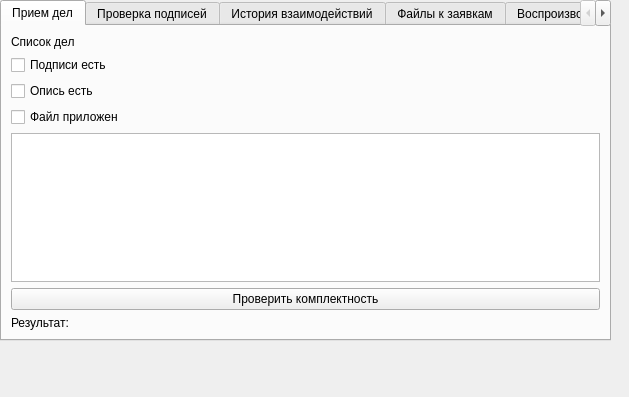
<?xml version="1.0" encoding="UTF-8"?>
<ui version="4.0">
 <class>MainWindow</class>
 <widget class="QMainWindow" name="MainWindow">
  <property name="geometry">
   <rect>
    <x>0</x>
    <y>0</y>
    <width>629</width>
    <height>397</height>
   </rect>
  </property>
  <property name="windowTitle">
   <string>Электронные документы</string>
  </property>
  <widget class="QWidget" name="centralwidget">
   <widget class="QTabWidget" name="tabWidget_add_user">
    <property name="geometry">
     <rect>
      <x>0</x>
      <y>0</y>
      <width>611</width>
      <height>341</height>
     </rect>
    </property>
    <property name="currentIndex">
     <number>0</number>
    </property>
    <widget class="QWidget" name="tab_reception">
     <attribute name="title">
      <string>Прием дел</string>
     </attribute>
     <layout class="QVBoxLayout" name="verticalLayout_1">
      <item>
       <widget class="QLabel" name="labelReception">
        <property name="text">
         <string>Список дел</string>
        </property>
       </widget>
      </item>
      <item>
       <widget class="QCheckBox" name="checkBox_podpis">
        <property name="text">
         <string>Подписи есть</string>
        </property>
       </widget>
      </item>
      <item>
       <widget class="QCheckBox" name="checkBox_opis">
        <property name="text">
         <string>Опись есть</string>
        </property>
       </widget>
      </item>
      <item>
       <widget class="QCheckBox" name="checkBox_file">
        <property name="text">
         <string>Файл приложен</string>
        </property>
       </widget>
      </item>
      <item>
       <widget class="QTableWidget" name="tableReception"/>
      </item>
      <item>
       <widget class="QPushButton" name="btnCheckCompleteness">
        <property name="text">
         <string>Проверить комплектность</string>
        </property>
       </widget>
      </item>
      <item>
       <widget class="QLabel" name="labelResultReception">
        <property name="text">
         <string>Результат:</string>
        </property>
       </widget>
      </item>
     </layout>
    </widget>
    <widget class="QWidget" name="tab_signatures">
     <attribute name="title">
      <string>Проверка подписей</string>
     </attribute>
     <layout class="QVBoxLayout" name="verticalLayout_2">
      <item>
       <widget class="QListWidget" name="listSignatures"/>
      </item>
      <item>
       <widget class="QTextBrowser" name="textSignatureDetail"/>
      </item>
      <item>
       <widget class="QPushButton" name="btnRefreshSignatures">
        <property name="text">
         <string>Обновить список</string>
        </property>
       </widget>
      </item>
     </layout>
    </widget>
    <widget class="QWidget" name="tab_history">
     <attribute name="title">
      <string>История взаимодействий</string>
     </attribute>
     <layout class="QVBoxLayout" name="verticalLayout_3">
      <item>
       <widget class="QComboBox" name="comboDepartments"/>
      </item>
      <item>
       <widget class="QTableWidget" name="tableHistory"/>
      </item>
      <item>
       <widget class="QTextEdit" name="textHistory"/>
      </item>
     </layout>
    </widget>
    <widget class="QWidget" name="tab_files">
     <attribute name="title">
      <string>Файлы к заявкам</string>
     </attribute>
     <layout class="QVBoxLayout" name="verticalLayout_4">
      <item>
       <widget class="QComboBox" name="comboRequests"/>
      </item>
      <item>
       <widget class="QListWidget" name="listFiles"/>
      </item>
      <item>
       <widget class="QPushButton" name="btnAddFile">
        <property name="text">
         <string>Добавить файл</string>
        </property>
       </widget>
      </item>
      <item>
       <widget class="QPushButton" name="btnRemoveFile">
        <property name="text">
         <string>Удалить выбранный</string>
        </property>
       </widget>
      </item>
     </layout>
    </widget>
    <widget class="QWidget" name="tab_reproducibility">
     <attribute name="title">
      <string>Воспроизводимость</string>
     </attribute>
     <layout class="QVBoxLayout" name="verticalLayout_5">
      <item>
       <widget class="QPushButton" name="btnLoadDoc">
        <property name="text">
         <string>Загрузить документ</string>
        </property>
       </widget>
      </item>
      <item>
       <widget class="QTextBrowser" name="textReproducibilityResult"/>
      </item>
     </layout>
    </widget>
    <widget class="QWidget" name="tab_response">
     <attribute name="title">
      <string>Ответные сообщения</string>
     </attribute>
     <layout class="QVBoxLayout" name="verticalLayout_6">
      <item>
       <widget class="QListWidget" name="listResponses"/>
      </item>
      <item>
       <widget class="QRadioButton" name="radioApprove">
        <property name="text">
         <string>Подтвердить</string>
        </property>
       </widget>
      </item>
      <item>
       <widget class="QRadioButton" name="radioReject">
        <property name="text">
         <string>Отказать</string>
        </property>
       </widget>
      </item>
      <item>
       <widget class="QTextEdit" name="textResponseComment"/>
      </item>
      <item>
       <widget class="QPushButton" name="btnSendResponse">
        <property name="text">
         <string>Отправить ответ</string>
        </property>
       </widget>
      </item>
     </layout>
    </widget>
    <widget class="QWidget" name="tab">
     <attribute name="title">
      <string>Пользователи</string>
     </attribute>
     <widget class="QTableWidget" name="tableWidget_add_user">
      <property name="geometry">
       <rect>
        <x>10</x>
        <y>20</y>
        <width>581</width>
        <height>231</height>
       </rect>
      </property>
     </widget>
     <widget class="QPushButton" name="pushButton">
      <property name="geometry">
       <rect>
        <x>270</x>
        <y>270</y>
        <width>111</width>
        <height>31</height>
       </rect>
      </property>
      <property name="text">
       <string>Добавить</string>
      </property>
     </widget>
    </widget>
   </widget>
  </widget>
 </widget>
 <resources/>
 <connections/>
</ui>
